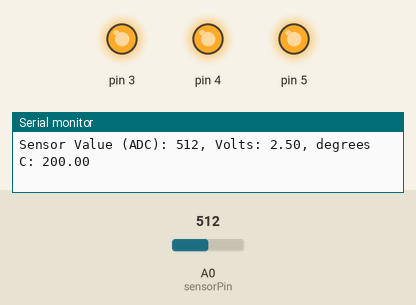
A sketch run on a simulated Arduino Uno, built with avr-gcc and run on an emulated ATmega328P. On the bench: output pins drawn as LEDs (lit = HIGH), the last lines printed to the serial monitor. The test bench sets the inputs (shaded band); at power-on: A0 (sensorPin) = 512.

Above: at 1.2 s.
1.3 s: A0 (sensorPin) set to 163
4.3 s: A0 (sensorPin) set to 155
At 5.4 s:
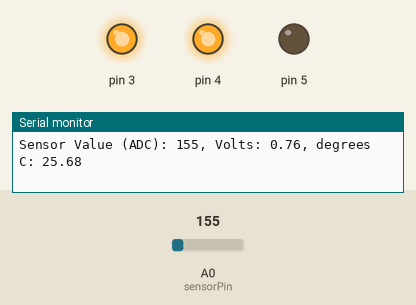
5.8 s: A0 (sensorPin) set to 122
At 7.0 s:
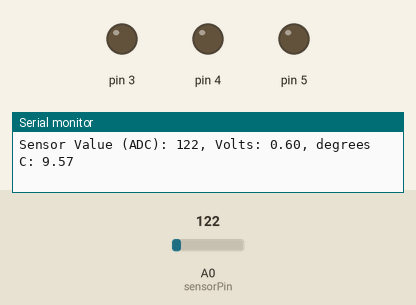
7.3 s: A0 (sensorPin) set to 306
At 7.7 s:
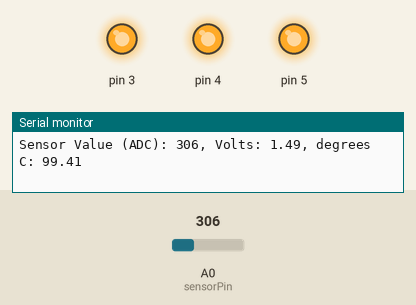
8.8 s: A0 (sensorPin) set to 0
At 9.3 s:
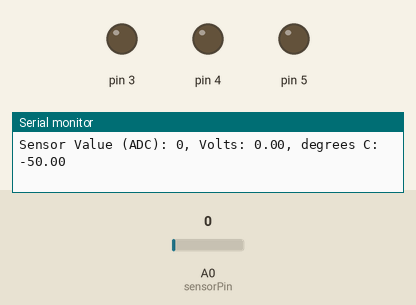
Timing chart, 0 to 11.8 s (numbered marks = the images above; inputs shaded):
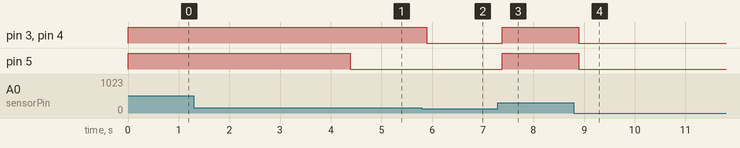

The sketch:

sketch_sep14c.ino
```cpp
// --- Based on Project 03 from Arduino Projects Book

const int sensorPin = A0;
const float baselineTemp = 22.0;

void setup()
{
  // Open a serial port---I don't understand what this number means yet...
  Serial.begin(9600);
  // loop from pin 3 to pin 5 to set pins to accept output and set state to off
  for ( int i = 3; i < 6; ++i )
    {
      pinMode(i,OUTPUT);
      digitalWrite(i,LOW);
    }
}

void loop()
{
  int sensorVal = analogRead(sensorPin);
  Serial.print("Sensor Value (ADC): ");
  Serial.print(sensorVal);
  float voltage = (sensorVal/1024.0) * 5.0;
  Serial.print(", Volts: ");
  Serial.print(voltage);
  float temperature = (voltage - 0.5) * 100;
  Serial.print(", degrees C: ");
  Serial.println(temperature);

  if ( temperature < baselineTemp )
    {
      digitalWrite(3,LOW);
      digitalWrite(4,LOW);
      digitalWrite(5,LOW);
    }
  else if ( temperature >= baselineTemp && temperature <= baselineTemp + 2 )
    {
      digitalWrite(3,HIGH);
      digitalWrite(4,LOW);
      digitalWrite(5,LOW);
    }
  else if ( temperature > baselineTemp +3 && temperature <= baselineTemp + 4 )
    {
      digitalWrite(3,HIGH);
      digitalWrite(4,HIGH);
      digitalWrite(5,LOW);
    }
  else // anything higher
    {
      digitalWrite(3,HIGH);
      digitalWrite(4,HIGH);
      digitalWrite(5,HIGH);
    }

  // add a delay to prevent querying the ADC too quickly
  delay(1);
}
```

Measured:
- the behaviour switches between 156 and 155 on A0 (sensorPin) (found by bisection; images 0 and 1)
- after the input at 4.3 s, pin 5: HIGH → LOW after 0.08 s
- after the input at 5.8 s, pin 3, pin 4: HIGH → LOW after 0.10 s
- after the input at 7.3 s, pin 3–5: LOW → HIGH after 0.09 s
- after the input at 8.8 s, pin 3–5: HIGH → LOW after 0.10 s
